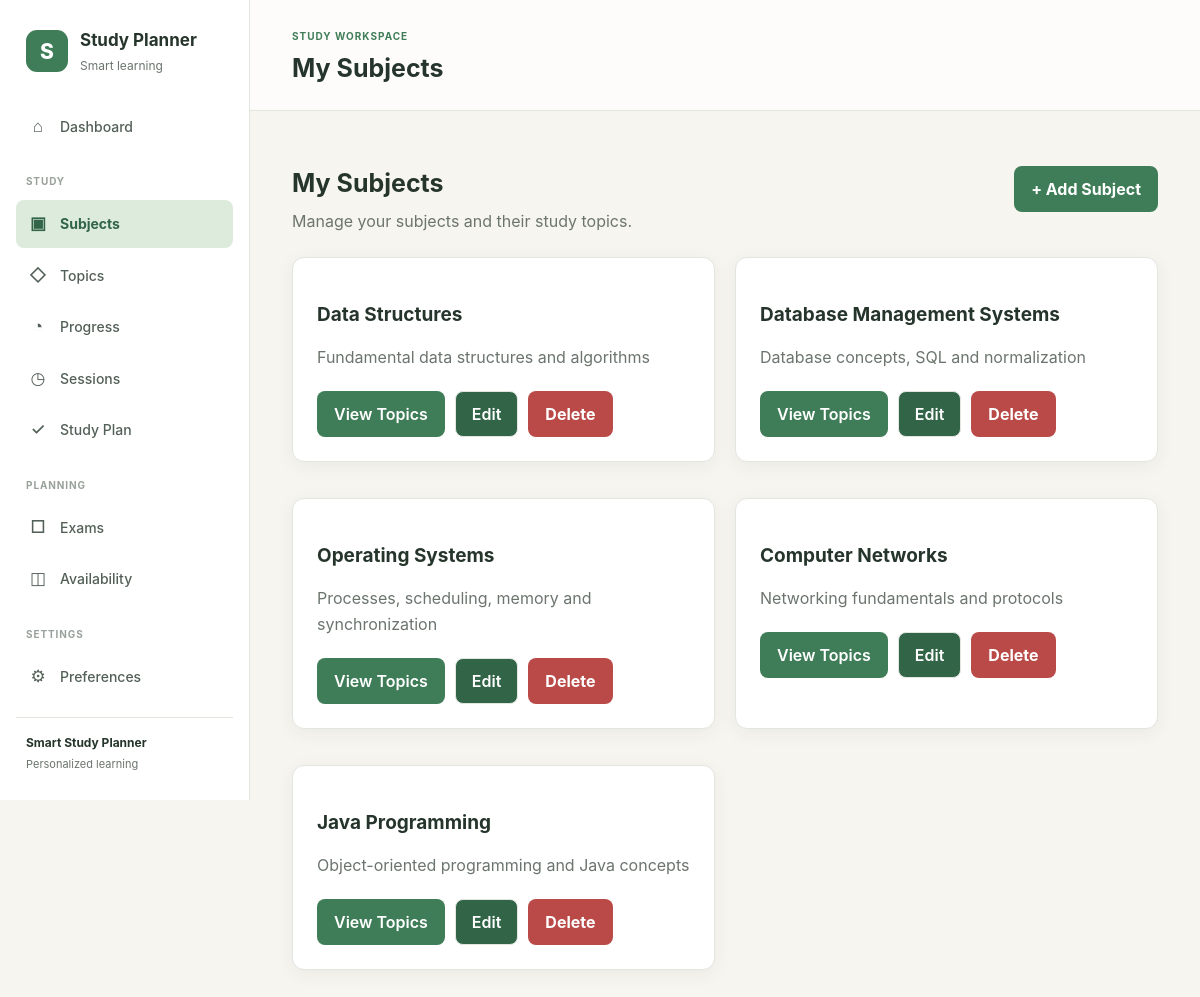
Page /subjects on the committed database.
### tables this page shows
CREATE TABLE subjects (
    subject_id INTEGER PRIMARY KEY AUTOINCREMENT,

    student_id INTEGER NOT NULL,

    name TEXT NOT NULL,

    description TEXT,

    created_at TEXT NOT NULL DEFAULT CURRENT_TIMESTAMP,

    FOREIGN KEY (student_id)
        REFERENCES students(student_id)
        ON DELETE CASCADE,

    UNIQUE(student_id, name)
);

### app.py (the view)
@app.route("/subjects")
def subjects():
    db = get_db()
    cursor = db.execute("""
        SELECT subject_id, name, description
        FROM subjects
        WHERE student_id = ?
        ORDER BY subject_id
    """, (1,))
    subjects = cursor.fetchall()
    return render_template(
        "subjects.html",
        subjects=subjects
    )

### app.py (called while the page is built)
def get_db():
    if "db" not in g:
        g.db = sqlite3.connect(DATABASE)
        g.db.row_factory = sqlite3.Row
        g.db.execute("PRAGMA foreign_keys = ON")
    return g.db

### templates/subjects.html (shortened to what this page needs)
{% extends "base.html" %}
{% block page_heading %}My Subjects{% endblock %}
{% block content %}
<div class="subjects-page">
    <div class="page-header">
        <div>
            <h2>My Subjects</h2>
            <p>Manage your subjects and their study topics.</p>
        </div>
        <a href="{{ url_for('add_subject') }}" class="btn">
            + Add Subject
        </a>
    </div>
    <div class="subjects-grid">
        {% if subjects %}
            {% for subject in subjects %}
                <div class="card subject-card">
                    <h3>{{ subject["name"] }}</h3>
                    <p class="subject-description">
                        {{ subject["description"] or "No description added." }}
                    </p>
                    <div class="subject-actions">
                        <a
                            href="{{ url_for('topics', subject_id=subject['subject_id']) }}"
                            class="btn"
                        >
                            View Topics
                        </a>
                        <a
                            href="{{ url_for('edit_subject', subject_id=subject['subject_id']) }}"
                            class="btn btn-secondary"
                        >
                            Edit
                        </a>
                        <form
                            action="{{ url_for('delete_subject', subject_id=subject['subject_id']) }}"
                            method="POST"
                            onsubmit="return confirm('Delete this subject?');"
                        >
                            <button type="submit" class="btn btn-danger">
                                Delete
                            </button>
                        </form>
                    </div>
                </div>
            {% endfor %}
        {% endif %}
    </div>
</div>
{% endblock %}

### static/css/style.css (style rules this page uses)
:root { --bg-main: #f7f5ef; --bg-card: #ffffff; --primary: #3f7d58; --primary-dark: #326447; --primary-light: #ddebdd; --text-main: #26352b; --text-muted: #6b756e; --border: #e1e6df; --surface-soft: #f3f6f2; --danger: #b94a48; --danger-light: #f8dddd; --warning: #a66a20; --warning-light: #f8ead5; --shadow: 0 4px 18px rgba(38, 53, 43, 0.06); }
* { box-sizing: border-box; }
body { min-height: 100vh; margin: 0; background: var(--bg-main); color: var(--text-main); font-family: Inter, -apple-system, BlinkMacSystemFont, "Segoe UI", sans-serif; line-height: 1.5; }
a { color: inherit; }
h1, h2, h3, p { overflow-wrap: anywhere; }
button, input, select, textarea { font: inherit; }
button, .btn { display: inline-flex; align-items: center; justify-content: center; gap: 8px; padding: 10px 16px; border: 1px solid transparent; border-radius: 8px; background: var(--primary); color: #ffffff; font-weight: 650; text-decoration: none; cursor: pointer; transition: background 0.15s ease, transform 0.15s ease; }
.btn-secondary { border-color: var(--border); background: var(--surface-soft); color: var(--text-main); }
.btn-danger, button.btn-danger { background: var(--danger); }
form { margin: 0; }
.card, .subject-card, .form-card { padding: 24px; border: 1px solid var(--border); border-radius: 12px; background: var(--bg-card); box-shadow: var(--shadow); }
.subject-card { margin-bottom: 16px; }
.subject-card p { color: var(--text-muted); }
.subject-card a { color: var(--primary-dark); font-weight: 600; }
.page-header { display: flex; align-items: center; justify-content: space-between; gap: 20px; margin-bottom: 24px; }
.page-header p { margin: 0; color: var(--text-muted); }
.page-header { display: flex; justify-content: space-between; align-items: center; gap: 20px; margin-bottom: 24px; }
.page-header h2 { margin-bottom: 6px; font-size: 25px; }
.page-header p, .subject-description { color: var(--text-muted); }
.subjects-grid { display: grid; grid-template-columns: repeat(2, minmax(0, 1fr)); gap: 20px; }
.subject-card { padding: 24px; }
.subject-card h3 { margin-bottom: 10px; font-size: 19px; }
.subject-description { margin-bottom: 20px; line-height: 1.6; }
.subject-actions { display: flex; flex-wrap: wrap; align-items: center; gap: 10px; }
.subject-actions form { margin: 0; }
.btn-secondary { background: var(--primary-light); color: var(--text-main); }
.btn-danger { background: var(--danger); color: #ffffff; }
.btn { color: #FFFFFF !important; }
.subject-actions .btn-secondary { background-color: #326447; color: #26352B; }

### rows in the picture
subjects: name "Data Structures", description "Fundamental data structures and algorithms"
subjects: name "Database Management Systems", description "Database concepts, SQL and normalization"
subjects: name "Operating Systems", description "Processes, scheduling, memory and synchronization"
subjects: name "Computer Networks", description "Networking fundamentals and protocols"
subjects: name "Java Programming", description "Object-oriented programming and Java concepts"
